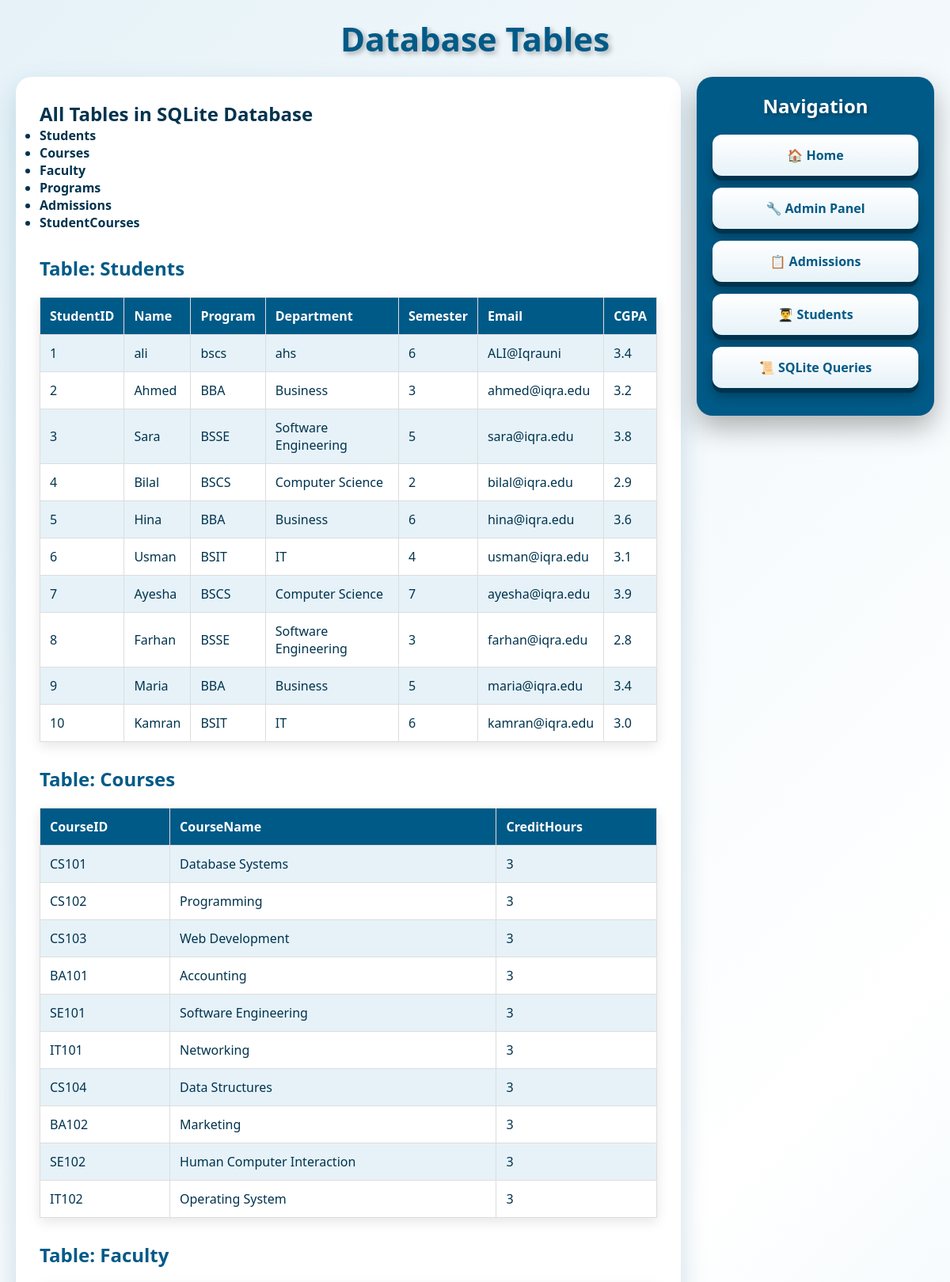
The page /database (upper part) on the database its author committed.
### tables this page shows
CREATE TABLE Students (
            StudentID INTEGER PRIMARY KEY,
            Name TEXT,
            Program TEXT,
            Department TEXT,
            Semester INTEGER,
            Email TEXT,
            CGPA REAL
        );

CREATE TABLE Courses (
            CourseID TEXT PRIMARY KEY,
            CourseName TEXT,
            CreditHours INTEGER
        );

### app.py (the view)
@app.route("/database")
def database():
    conn = get_db()
    c = conn.cursor()
    c.execute("SELECT name FROM sqlite_master WHERE type='table'")
    tables = c.fetchall()
    data = {}
    for table in tables:
        table_name = table["name"]
        c.execute(f"SELECT * FROM {table_name}")
        data[table_name] = c.fetchall()
    conn.close()
    return render_template("database.html", tables=tables, data=data)

### app.py (called while the page is built)
def get_db():
    conn = sqlite3.connect(DATABASE)
    conn.row_factory = sqlite3.Row
    return conn

### templates/database.html (shortened to what this page needs)
<!DOCTYPE html>
<html lang="en">
<head>
    <link rel="stylesheet" href="{{ url_for('static', filename='css/style.css') }}">
</head>
<body>
    <h1 class="main-heading">Database Tables</h1>
    <div class="container">
        <div class="main-area">
            <h2>All Tables in SQLite Database</h2>
            <ul>
                {% for t in tables %}
                    <li><strong>{{ t.name }}</strong></li>
                {% endfor %}
            </ul>
            {% for table_name, rows in data.items() %}
            <h2 style="margin-top:30px; color:#005a87;">Table: {{ table_name }}</h2>
            <table>
                <tr>
                    {% for col in rows[0].keys() %}
                        <th>{{ col }}</th>
                    {% endfor %}
                </tr>
                {% for row in rows %}
                <tr>
                    {% for value in row %}
                        <td>{{ value }}</td>
                    {% endfor %}
                </tr>
                {% endfor %}
            </table>
            {% endfor %}
        </div>
        <div class="side-panel">
            <h2>Navigation</h2>
            <a href="/" class="btn-3d">🏠 Home</a>
            <a href="/admin" class="btn-3d">🔧 Admin Panel</a>
            <a href="/admissions" class="btn-3d">📋 Admissions</a>
            <a href="/students" class="btn-3d">👨‍🎓 Students</a>
            <a href="/queries" class="btn-3d">📜 SQLite Queries</a>
        </div>
    </div>
</body>
</html>

### static/css/style.css (style rules this page uses)
:root { --iqra-blue: #005a87; --iqra-dark: #00334e; --iqra-light: #e6f2f8; --white: #ffffff; --gold: #ffd700; }
* { margin: 0; padding: 0; box-sizing: border-box; font-family: 'Segoe UI', Tahoma, Geneva, Verdana, sans-serif; }
body { background: linear-gradient(135deg, #e6f2f8, #ffffff, #cce5f3); min-height: 100vh; color: var(--iqra-dark); }
.main-heading { text-align: center; color: var(--iqra-blue); font-size: 42px; font-weight: bold; text-shadow: 3px 3px 6px rgba(0,0,0,0.3); margin-top: 20px; animation: bounce 2s infinite; }
.container { display: flex; padding: 20px; gap: 20px; }
.main-area { flex: 3; background: var(--white); border-radius: 20px; padding: 30px; box-shadow: 0 15px 35px rgba(0,90,135,0.2); }
.side-panel { flex: 1; background: var(--iqra-blue); border-radius: 20px; padding: 20px; box-shadow: 0 15px 35px rgba(0,0,0,0.3); height: fit-content; }
.side-panel h2 { color: var(--white); text-align: center; margin-bottom: 20px; text-shadow: 2px 2px 4px rgba(0,0,0,0.3); }
.btn-3d { display: block; width: 100%; padding: 15px; margin-bottom: 15px; background: linear-gradient(180deg, #ffffff, #e6f2f8); color: var(--iqra-blue); text-decoration: none; text-align: center; border-radius: 12px; font-weight: bold; font-size: 16px; box-shadow: 0 6px 0 var(--iqra-dark), 0 10px 15px rgba(0,0,0,0.3); transition: all 0.2s ease; border: none; cursor: pointer; }
table { width: 100%; border-collapse: collapse; margin-top: 20px; box-shadow: 0 5px 15px rgba(0,0,0,0.1); }
th, td { padding: 12px; text-align: left; border: 1px solid #ddd; }
th { background: var(--iqra-blue); color: white; }
tr:nth-child(even) { background: var(--iqra-light); }

### rows shown on the page
Students: row "1" "6", Name "ali", Program "bscs", Department "ahs", Email "ALI@Iqrauni", CGPA "3.4"
Students: row "2" "3", Name "Ahmed", Program "BBA", Department "Business", Email "ahmed@iqra.edu", CGPA "3.2"
Students: row "3" "5", Name "Sara", Program "BSSE", Department "Software Engineering", Email "sara@iqra.edu", CGPA "3.8"
Students: row "4" "2", Name "Bilal", Program "BSCS", Department "Computer Science", Email "bilal@iqra.edu", CGPA "2.9"
Students: row "5" "6", Name "Hina", Program "BBA", Department "Business", Email "hina@iqra.edu", CGPA "3.6"
Students: row "6" "4", Name "Usman", Program "BSIT", Department "IT", Email "usman@iqra.edu", CGPA "3.1"
Students: row "7" "7", Name "Ayesha", Program "BSCS", Department "Computer Science", Email "ayesha@iqra.edu", CGPA "3.9"
Students: row "8" "3", Name "Farhan", Program "BSSE", Department "Software Engineering", Email "farhan@iqra.edu", CGPA "2.8"
Students: row "9" "5", Name "Maria", Program "BBA", Department "Business", Email "maria@iqra.edu", CGPA "3.4"
Students: row "10" "6", Name "Kamran", Program "BSIT", Department "IT", Email "kamran@iqra.edu", CGPA "3.0"
Courses: CourseID "CS101", CourseName "Database Systems", row "3"
Courses: CourseID "CS102", CourseName "Programming", row "3"
Courses: CourseID "CS103", CourseName "Web Development", row "3"
Courses: CourseID "BA101", CourseName "Accounting", row "3"
Courses: CourseID "SE101", CourseName "Software Engineering", row "3"
Courses: CourseID "IT101", CourseName "Networking", row "3"
Courses: CourseID "CS104", CourseName "Data Structures", row "3"
Courses: CourseID "BA102", CourseName "Marketing", row "3"
Courses: CourseID "SE102", CourseName "Human Computer Interaction", row "3"
Courses: CourseID "IT102", CourseName "Operating System", row "3"

### other values the page prints
{{ t.name }} "Students" "Courses" "Faculty" "Programs" "Admissions" "StudentCourses"
{{ table_name }} "Students" "Courses" "Faculty"
{{ col }} "StudentID" "Name" "Program" "Department" "Semester" "Email" "CGPA" "CourseID" "CourseName" "CreditHours"
